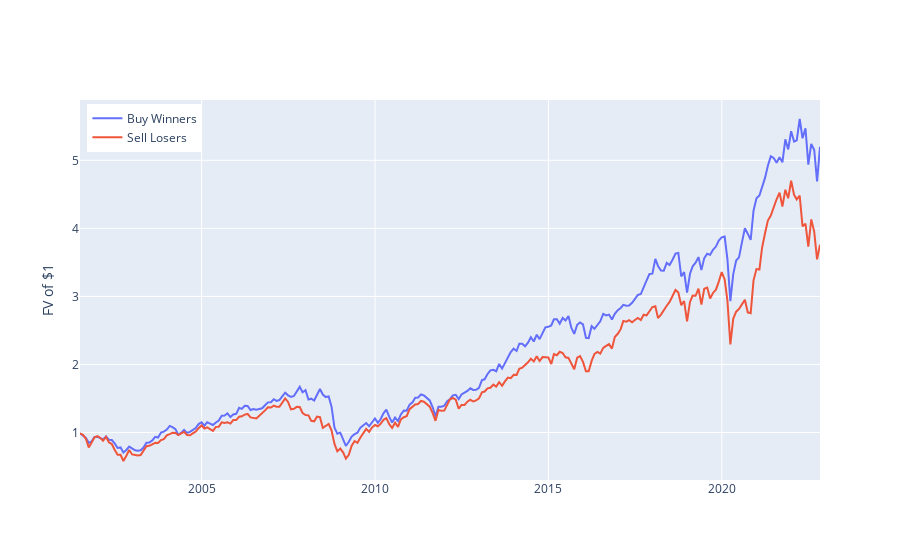

Source (notebook cell):
### Code cell
# Plot cumulative returns
string =  "Strategy: Buy Past Winners<br>"
string += "Date: %{x}<br>"
string += "FV of $1: $%{y:,.2f}<br>"
string += "<extra></extra>"
trace_hi  = go.Scatter(x=rets.index, y=(1+rets.hi).cumprod(), mode="lines", name='Buy Winners', hovertemplate=string)
string =  "Strategy: Buy Past Losers<br>"
string += "Date: %{x}<br>"
string += "FV of $1: $%{y:,.2f}<br>"
string += "<extra></extra>"
trace_lo= go.Scatter(x=rets.index, y=(1+rets.lo).cumprod(), mode="lines", name='Sell Losers',hovertemplate=string)
fig = go.Figure()
fig.add_trace(trace_hi)
fig.add_trace(trace_lo)
fig.update_yaxes(title="FV of $1")
fig.update_layout(legend=dict(yanchor="top", y =0.99, xanchor="left", x=0.01))
fig.show()

### Figure 1 — Plotly figure (JSON) as saved in the notebook; plotly's stock layout.template omitted (floating-point values rounded to 4 significant figures; data arrays with more than 128 entries replaced by an {"elided": "..."} marker saying what was removed)
{"data": [{"hovertemplate": "Strategy: Buy Past Winners<br>Date: %{x}<br>FV of $1: $%{y:,.2f}<br><extra></extra>", "mode": "lines", "name": "Buy Winners", "type": "scatter", "x": {"elided": "257 str values"}, "y": {"elided": "257 float values"}}, {"hovertemplate": "Strategy: Buy Past Losers<br>Date: %{x}<br>FV of $1: $%{y:,.2f}<br><extra></extra>", "mode": "lines", "name": "Sell Losers", "type": "scatter", "x": {"elided": "257 str values"}, "y": {"elided": "257 float values"}}], "layout": {"legend": {"x": 0.01, "xanchor": "left", "y": 0.99, "yanchor": "top"}, "yaxis": {"title": {"text": "FV of $1"}}}}
